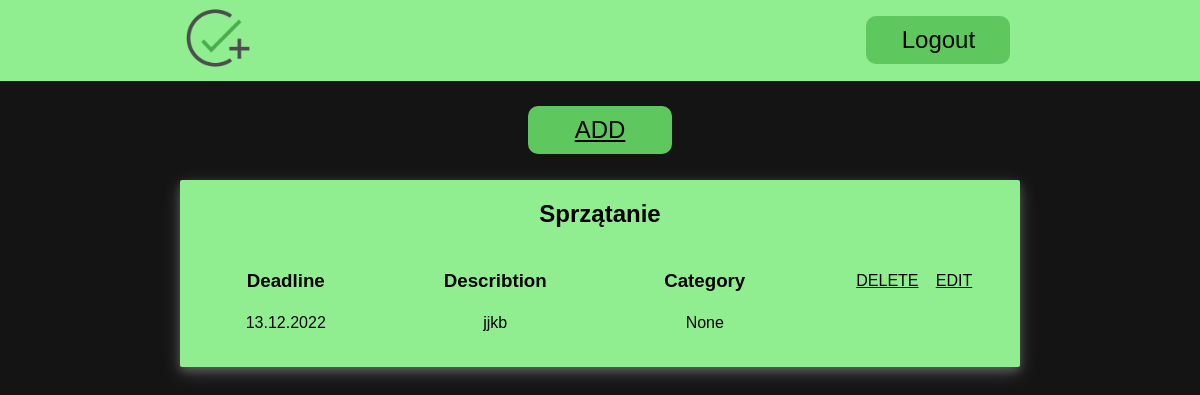
Before: / (signed in) with the older database file.
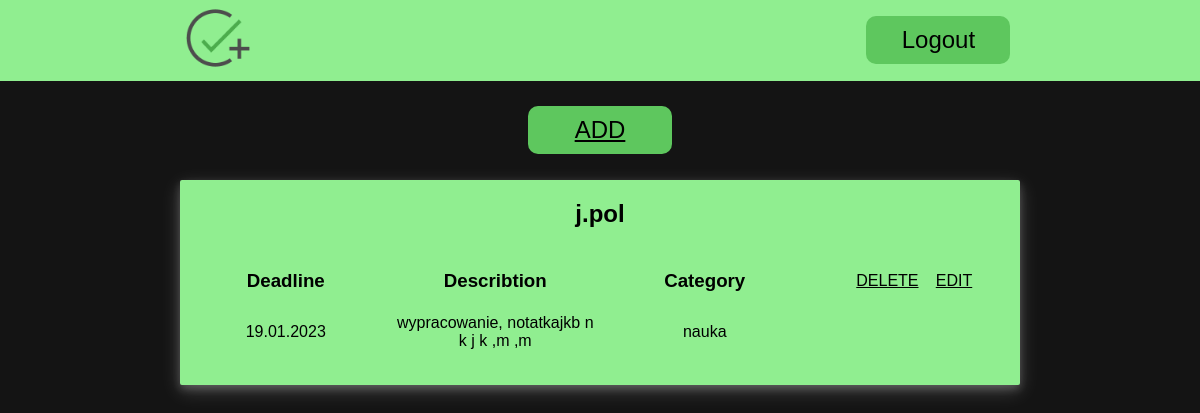
After: the same page with the newer database file.
### to_do_list/models.py (models this page shows, shortened)
class Task(models.Model):
    header=models.CharField(max_length=50)
    describtion=models.TextField(null=True)
    end_date=models.DateField(null=True)
    category=models.ForeignKey(Category,null=True,on_delete=models.CASCADE,)
    user=models.ForeignKey(User,on_delete=models.CASCADE,null=True)

class Category(models.Model):
    name=models.CharField(max_length=30,null=True)
    def __str__(self):
        return self.name

### to_do_list/views.py (the view)
# urls.py: path('',index,name='index'),
def index(request):
    if  request.user in User.objects.all():
        tasks=Task.objects.filter(user=request.user)
        if tasks.exists():
            return render(request,'index.html',{'tasks':tasks})
        else:
            return render(request,'index.html')
    else:
        return render(request,'index.html')

### templates/index.html (shortened to what this page needs)
<!DOCTYPE html>
{% load static %}
<html lang="en">
<head>
    <link rel="stylesheet" href="{% static 'style.css' %}"/>
</head>
<body>
    {% block header %}
    <header>
            <a href="{% url 'index' %}"><img src="{% static 'logo.png' %}" alt="logo"/></a>
            <nav>
                {% if user.is_authenticated %}
                <a href="{% url 'logout' %}"class="menu">Logout</a>
                {% else %}
                <a href="{% url 'login' %}"class="menu">Login</a>
                <a href="{% url 'register' %}"class="menu">Register</a>
                {% endif %}
            </nav>
    </header>
{% endblock %}
<main>
{% block content %}
        {% if user.is_authenticated %}
        <a href="{% url 'new' %}" class="menu">ADD</a>
        {% for task in tasks %}
        <div class="task">
           <h2>{{task.header}}</h2>
        <table>
            <tr>
                <td><h3>Deadline</h3></tds=>
                <td><h3>Describtion</h3></td>
                <td><h3>Category</h3></td>
                <td>
                    <a href="{% url 'delete' pk=task.id %}">DELETE</a>
                    <a href="{% url 'edit' pk=task.id %}">EDIT</a>
                </td>
            </tr>
            <tr>
                <td>{{task.end_date | date:"d.m.Y" }}</td>
                <td>{{task.describtion | truncatechars:"40" }}</td>
                <td>{{task.category}}</td>
            </tr>
        </table>
        </div>
        {% endfor %}
        {% endif %}
    {% endblock %}
</main>
</body>
</html>

### static/style.css (style rules this page uses)
* { box-sizing: border-box; }
html, body { font-family:'Franklin Gothic Medium', Arial, sans-serif; margin: 0; padding: 0; height: 100%; background-color: rgb(20, 20, 20); }
a { text-decoration: none; color: white; margin: 0.4em; }
header { background-color: lightgreen; margin-bottom: 1em; display: flex; justify-content: center; gap: 50%; }
a img { width: 4em; }
nav { display: flex; align-items: center; justify-content: center; gap: 10%; }
.menu { background-color: rgb(94, 199, 94); padding: 10px; width: 6em; color:black; font-size:1.5em; text-align: center; border-radius: 10px; }
main { display: flex; justify-content: center; align-items: center; flex-direction: column; text-align: center; color:white; }
.task { width: 70%; margin-top: 1em; color: black; background-color: lightgreen; box-shadow: 0 4px 8px 0 rgba(255, 255, 255, 0.2), 0 6px 20px 0 rgba(255, 255, 255, 0.19); border-radius: 2px; padding-bottom: 2em; }
.task a, form a, main a { text-decoration: underline; color: black; }
main a { color: white; }
table { width: 100%; }
td { width: 25%; }

Changed rows visible on the page:
removed Task: header "Sprzątanie", end_date "13.12.2022", describtion "jjkb", category "None"
added Task: header "j.pol", end_date "19.01.2023", describtion "wypracowanie, notatkajkb n k j k ,m ,m", category "nauka"
